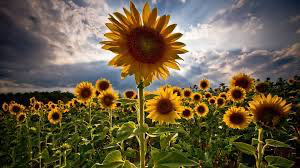
//> input picture Small.png, 300 x 168 px
$ ./main   (built with g++ and OpenCV 4)
//> lines starting //> are read from the running program, lines starting //| are printed output that depends on the picture; after the words box and inside, x2 and y2 are one past the last pixel; in counts of white or black regions, pixels touching at a corner belong together
//
//  main.cpp
//  test
//
//  Created by 최진용 on 2022/11/08.
//
#include <opencv2/opencv.hpp>
#include <iostream>
#include <opencv2/highgui.hpp>

using namespace std;
using namespace cv;

int main(int argc, const char * argv[]) {

    //사용할 메인 이미지
    Mat src = imread("/Users/choejin-yong/Desktop/2semester/opencv/test/Small.png", 1);
//> src is the input picture: 168 rows x 300 cols, CV_8UC3; mean B, G, R 68.7, 92.6, 105.2
    imshow("SourceImage",src);
//저주파 처리--------------------------------------------------------------------------------------------
    Mat noise_img;
    Mat noiseMedian3, noiseMedian5, noiseMean3, noiseMean5;
    Mat softMedian3, softMedian5, softMean3, softMean5;

    //노이즈 파일을 만들기 위해서 기본 이미지 복사
    noise_img = src.clone();

    //랜덤한 노이즈 생성
    for (int i = 0; i < 1000; i++)
        {
            int x = rand() % noise_img.rows;
            int y = rand() % noise_img.cols;
            int c = rand() % 256;

            noise_img.at<Vec3b>(x, y)[0] = c;
            noise_img.at<Vec3b>(x, y)[1] = c;
            noise_img.at<Vec3b>(x, y)[2] = c;
        }
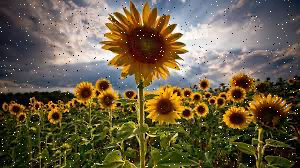
//> noise_img: 168 rows x 300 cols, CV_8UC3; 1.96% of pixels changed, all inside (x1, y1, x2, y2) = (0, 0, 300, 168)

    //3x3인 마스크 생성
    Mat meanfilter3x3 = Mat::ones(3, 3, CV_32F) / 9;
    //5x5인 마스크 생성
    Mat meanfilter5x5 = Mat::ones(5, 5, CV_32F) / 25;

//이미지 부드럽게 하는 meanfilter
    filter2D(src, softMean3, -1, meanfilter3x3, Point(-1, -1), 0, 4);
    filter2D(src, softMean5, -1, meanfilter5x5, Point(-1, -1), 0, 4);
//노이즈 제거하는 meanfilter
    filter2D(noise_img, noiseMean3, -1, meanfilter3x3, Point(-1, -1), 0, 4);
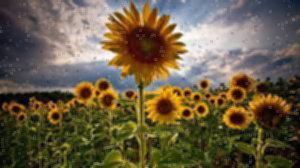
//> noiseMean3: 168 rows x 300 cols, CV_8UC3; mean B, G, R 69.9, 93.4, 105.7
    filter2D(noise_img, noiseMean5, -1, meanfilter5x5, Point(-1, -1), 0, 4);


//이미지 부드럽게 하는 median
    //사이즈3
    medianBlur(src, softMedian3, 3);
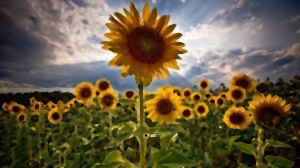
//> softMedian3: 168 rows x 300 cols, CV_8UC3; mean B, G, R 66.7, 91.8, 104.4
    //사이즈5
    medianBlur(src, softMedian5, 5);
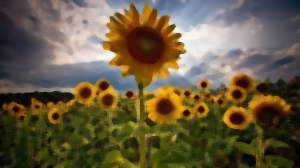
//> softMedian5: 168 rows x 300 cols, CV_8UC3; mean B, G, R 65.7, 91.1, 103.5

//노이즈 제거 median
    //사이즈3
    medianBlur(noise_img, noiseMedian3, 3);
    //사이즈5
    medianBlur(noise_img, noiseMedian5, 5);


//고주파 처리----------------------------------------------------------------------------------------------

    //이미지 선언
    Mat blur_img, gray_img, laplacian_img, finished_laplacian_img;

    //가우시안 필터를 이용해서 노이즈 제거(사이즈 3x3)
    GaussianBlur(src, blur_img, Size(3,3), 0);
    //가우시안 필터를 이용한 이미지를 gray로 컬러 변경후 gray_img로 저장
    cvtColor(blur_img, gray_img, COLOR_BGR2GRAY);
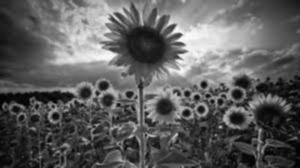
//> gray_img: 168 rows x 300 cols, CV_8UC1; min 1, max 253, mean 93.7

    //gray_img를 laplacian img로 변경, 3x3사이즈 커널 사이즈)
    Laplacian(gray_img, laplacian_img, CV_16S, 3, 1, 0, BORDER_DEFAULT);
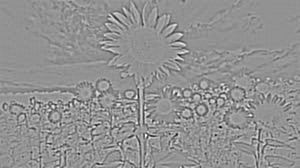
//> laplacian_img: 168 rows x 300 cols, CV_16SC1; min -520, max 388, mean 0.1; drawn with min black and max white
    //라플라시안 이미지를 처리한 이미지를, 픽셀로 처리한것을 다시 변환해서 finished_laplacian_img로 변경)
    convertScaleAbs(laplacian_img, finished_laplacian_img);
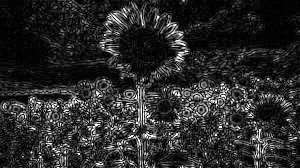
//> finished_laplacian_img: 168 rows x 300 cols, CV_8UC1; min 0, max 255, mean 43


//결과 이미지 도출--------------------------------------------------------------------------------------
    //결과 화면 도출
    imshow("NoiseImage", noise_img);
    imshow("softMean3",softMean3);
    imshow("softMean5",softMean5);

    imshow("noiseMean3",noiseMean3);
    imshow("noiseMean5",noiseMean5);

    imshow("softMedian3", softMedian3);
    imshow("softMedian5", softMedian5);

    imshow("noiseMedian3", noiseMedian3);
    imshow("noiseMedian5", noiseMedian5);

    imshow("Gaussian", blur_img);
    imshow("Laplacian", finished_laplacian_img);
    waitKey(0);

    return 0;
}

$ run again, with image2.jpeg saved as Small.png
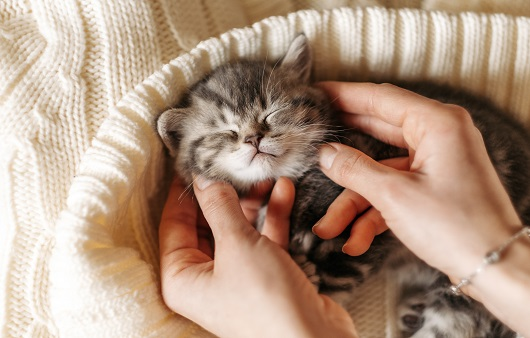
//> input picture image2.jpeg, 530 x 338 px
//> src is the input picture: 338 rows x 530 cols, CV_8UC3; mean B, G, R 129.4, 149.1, 176.1
//> after the loop `for (int i = 0; i < 1000; i++)`:
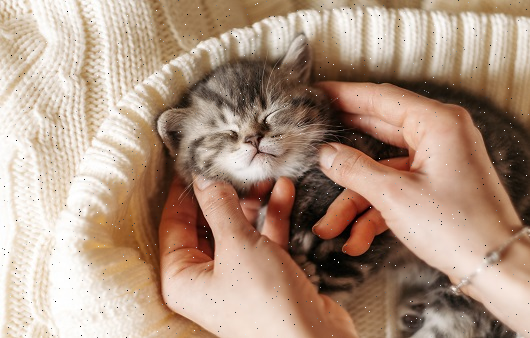
//> noise_img: 338 rows x 530 cols, CV_8UC3; 0.56% of pixels changed, all inside (x1, y1, x2, y2) = (0, 0, 529, 338)
//> `convertScaleAbs(laplacian_img, finished_laplacian_img);`:
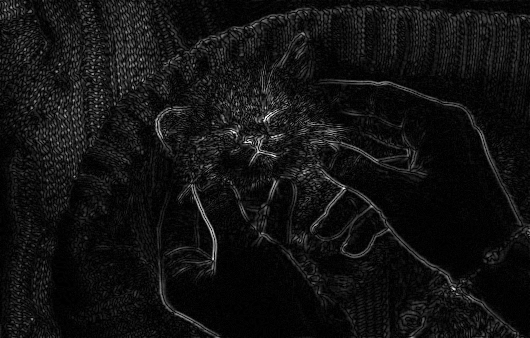
//> finished_laplacian_img: 338 rows x 530 cols, CV_8UC1; min 0, max 255, mean 17.7
